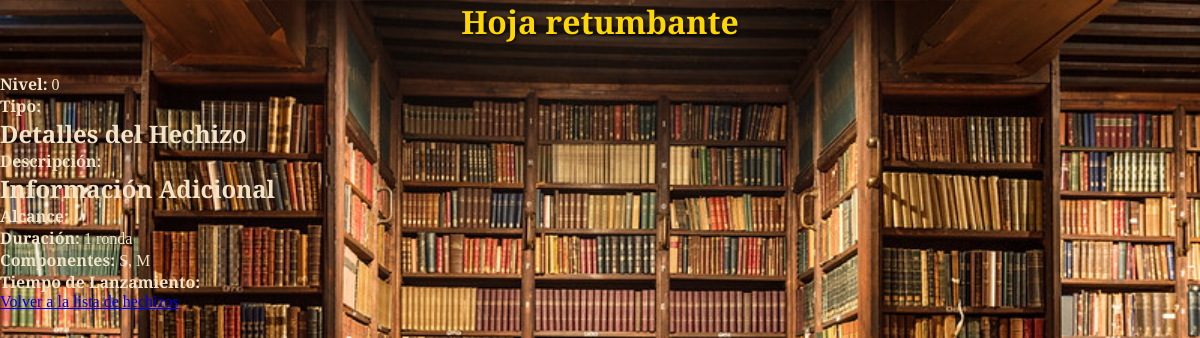
The app's page /detalles_hechizo.php?id=496 with its own data.
### tables this page shows
CREATE TABLE `hechizos` (
  `id` int(11) NOT NULL,
  `clase_id` int(11) NOT NULL,
  `nombre` varchar(100) NOT NULL,
  `nivel` int(11) NOT NULL,
  `escuela` varchar(50) DEFAULT NULL,
  `tiempo_casting` varchar(100) DEFAULT NULL,
  `gama` varchar(100) DEFAULT NULL,
  `duracion` varchar(100) DEFAULT NULL,
  `componentes` varchar(100) DEFAULT NULL,
  `enlace` text DEFAULT NULL
);

### detalles_hechizo.php (the view, shortened to what this page needs)
<?php
require_once 'conexion.php';
if (isset($_GET['id'])) {
    $hechizo_id = intval($_GET['id']);
    $query = "SELECT * FROM hechizos WHERE id = ?";
    $stmt = $pdo->prepare($query);
    $stmt->execute([$hechizo_id]);
    $hechizo = $stmt->fetch();
} else {
    echo "<p>ID de hechizo no proporcionado.</p>";
    exit();
}
?>
<!DOCTYPE html>
<html lang="es">
<head>
    <link rel="stylesheet" href="hechizos.css">
</head>
<body>
    <h1><?php echo htmlspecialchars($hechizo['nombre']); ?></h1>
    <p><strong>Nivel:</strong> <?php echo htmlspecialchars($hechizo['nivel']); ?></p>
    <p><strong>Tipo:</strong> <?php echo htmlspecialchars($hechizo['tipo']); ?></p>
    <h2>Detalles del Hechizo</h2>
    <p><strong>Descripción:</strong></p>
    <h2>Información Adicional</h2>
    <p><strong>Alcance:</strong> <?php echo htmlspecialchars($hechizo['alcance']); ?></p>
    <p><strong>Duración:</strong> <?php echo htmlspecialchars($hechizo['duracion']); ?></p>
    <p><strong>Componentes:</strong> <?php echo htmlspecialchars($hechizo['componentes']); ?></p>
    <p><strong>Tiempo de Lanzamiento:</strong> <?php echo htmlspecialchars($hechizo['tiempo_lanzamiento']); ?></p>
    <a href="hechizos.php">Volver a la lista de hechizos</a>
</body>
</html>

### hechizos.css (style rules this page uses)
* { margin: 0; padding: 0; box-sizing: border-box; }
body { font-family: 'Cinzel', serif; background: #1a1a1a url('imagenes/Biblio.png') repeat; background-size: cover; color: #f3e4c7; padding: 0; margin: 0; }
h1 { text-align: center; font-size: 32px; margin-bottom: 30px; color: #ffd700; text-shadow: 1px 1px 3px #000; }

### records on screen
hechizos: nombre "Hoja retumbante", nivel "0", duracion "1 ronda", componentes "S, M"
